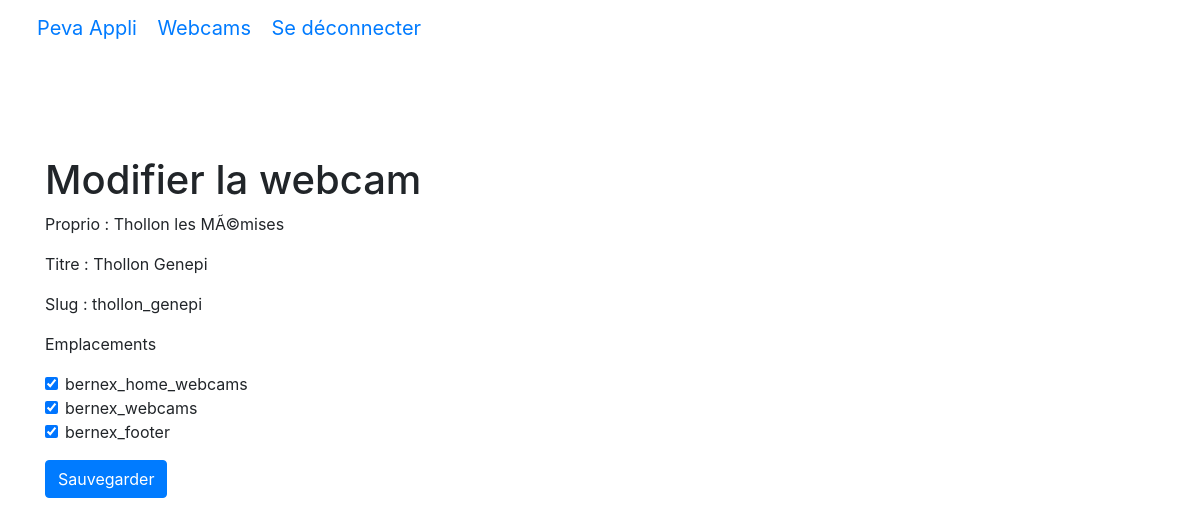
The page /user.php?p=webcam.check&id=32 (signed in) on the database its author committed.
### tables this page shows
CREATE TABLE IF NOT EXISTS `webcam` (
  `webcam_id` int(11) NOT NULL AUTO_INCREMENT,
  `webcam_name` varchar(40) DEFAULT NULL,
  `webcam_slug` varchar(80) DEFAULT NULL,
  `webcam_owner` varchar(80) DEFAULT NULL,
  PRIMARY KEY (`webcam_id`),
  KEY `webcam_owner` (`webcam_owner`)
);

CREATE TABLE IF NOT EXISTS `user` (
  `user_id` int(11) NOT NULL AUTO_INCREMENT,
  `user_login` varchar(40) DEFAULT NULL,
  `user_pass` varchar(40) DEFAULT NULL,
  `user_privilege` int(11) DEFAULT NULL,
  `user_slug` varchar(40) DEFAULT NULL,
  `user_name` varchar(40) DEFAULT NULL,
  PRIMARY KEY (`user_id`)
);

### app/App.php (called while the page is built, shortened)
<?php
class App{
	private $db_instance;
	private static $_instance;
	public static function getInstance(){
		if(is_null(self::$_instance)){
			self::$_instance=new App();
		}
		return self::$_instance;
	}
	public static function load(){
		require ROOT.'/app/Autoloader.php';
		require ROOT.'/core/Autoloader.php';
	}
	public function getTable($name){
		return new $class_name($this->getDb());
	}
	public function getDb(){
		$config = Config::getInstance(ROOT.'/config/config.php');
		if (is_null($this->db_instance)) {
			$this->db_instance = new MysqlDatabase($config->get('db_name'), $config->get('db_user'), $config->get('db_pass'), $config->get('db_host'));
		}
		return $this->db_instance;
	}
}

### app/Autoloader.php (called while the page is built, shortened)
<?php
class Autoloader{
    static function autoload($class){
        if (strpos($class, __NAMESPACE__ . '\\') === 0){
            $class = str_replace(__NAMESPACE__ . '\\', '', $class);
            $class = str_replace('\\', '/', $class);
        }
    }
}

### core/Autoloader.php (called while the page is built, shortened)
<?php
class Autoloader{
    static function autoload($class){
        if (strpos($class, __NAMESPACE__ . '\\') === 0){
            $class = str_replace(__NAMESPACE__ . '\\', '', $class);
            $class = str_replace('\\', '/', $class);
        }
    }
}

### core/Config.php (called while the page is built, shortened)
<?php
class Config{
	private $settings=[];
	private static $_instance;
	public static function getInstance($file){
		if(is_null(self::$_instance)){
			self::$_instance = new Config($file);
		}
		return self::$_instance;
	}
	public function __construct($file){
		$this->settings = require($file);
	}
	public function get($key){
		return $this->settings[$key];
	}
}

### config/config.php (called while the page is built)
<?php
return array(
	"db_name" => "peva_admin",
	"db_user" => "root",
	"db_pass" => "",
	"db_host" => "localhost"
);

### core/Table/Table.php (called while the page is built, shortened)
<?php
class Table{
	protected $db;
	public function __construct(Database $db){
		$this->db=$db;
	}
	public function query($statement, $attributes=null, $one =false){
		if($attributes){
			return $this->db->prepare(
				$statement,
				$attributes,
				str_replace('Table','Entity',get_class($this)),
				$one
			);
		} else{
			return $this->db->query(
				$statement,
				str_replace('Table','Entity',get_class($this)),
				$one
			);
		}
	}
}

### core/Database/MysqlDatabase.php (called while the page is built, shortened)
<?php
class MysqlDatabase extends Database{
	private $pdo;
	private function getPDO(){
		if($this->pdo === null){
			$pdo = new PDO('mysql:host=localhost;dbname=peva_admin','root','');
			$pdo->setAttribute(PDO::ATTR_ERRMODE, PDO::ERRMODE_EXCEPTION);
			$this->pdo=$pdo;
		}
		return $this->pdo;
	}
	public function prepare($statement, $attributes, $class_name=null, $one = false){
		$req = $this->getPDO()->prepare($statement);
		$res = $req->execute($attributes);
		if ($class_name===null) {
			$req->setFetchMode(PDO::FETCH_OBJ);
		}
		else{
			$req->setFetchMode(PDO::FETCH_CLASS,$class_name);
		}
		if($one){
			$datas = $req->fetch();
		}
		else{
			$datas = $req->fetchAll();
		}
		return $datas;
	}
}

### app/Table/WebcamTable.php (called while the page is built, shortened)
<?php
class WebcamTable extends Table{
	public function find($id){
		return $this->query("
			SELECT * FROM webcam
			LEFT JOIN user
			ON webcam_owner = user_id
			WHERE webcam_id = ?",[$id],true);
	}
}

### app/Table/EmplacementTable.php (called while the page is built, shortened)
<?php
class EmplacementTable extends Table{
	public function extractByTypeAndUser($key, $value, $type, $user){
		$records = $this->query('SELECT * FROM emplacement WHERE emplacement_type = ? AND emplacement_owner = ? ORDER BY emplacement_name',[$type, $user]);
		$return = [];
		foreach ($records as $v) {
			$return[$v->$key] = $v->$value;
		}
		return $return;
	}
}

### app/Table/EmplacementwebcamTable.php (called while the page is built, shortened)
<?php
class EmplacementwebcamTable extends Table{
	public function extractEmplacementWebcam($value, $id){
		$records = $this->query('SELECT * FROM emplacementwebcam WHERE w_id = ?',[$id]);
		$return = [];
		$i = 1;
		foreach ($records as $v) {
			$return[$i] = $v->$value;
			$i++;
		}
		return $return;
	}
}

### pages/users/webcams/check.php (the view, shortened to what this page needs)
<?php
$webcamTable = App::getInstance()->getTable('Webcam');
$webcam = $webcamTable->find($_GET['id']);
$emplacements = App::getInstance()->getTable('emplacement')->extractByTypeAndUser('emplacement_id','emplacement_slug','Webcam',$_SESSION['user_id']);
$emplacementOfTheWebcam = App::getInstance()->getTable('Emplacementwebcam')->extractEmplacementWebcam('e_id',$_GET['id']);
$form = new \Core\HTML\BootstrapForm($webcam);
		?>
<h1>Modifier la webcam</h1>
<form method="post">
	<p>Proprio : <?= $webcam->user_name; ?></p>
	<p>Titre : <?= $webcam->webcam_name; ?></p>
	<p>Slug : <?= $webcam->webcam_slug; ?></p>
	<?= $form->checkbox('Emplacements',$emplacements, $emplacementOfTheWebcam); ?>
	<button class="btn btn-primary">Sauvegarder</button>
</form>

### rows shown on the page
webcam: user.user_name "Thollon les MÃ©mises", webcam_name "Thollon Genepi", webcam_slug "thollon_genepi"

### other values the page prints
$label "Emplacements"
$value "bernex_home_webcams"
$value "bernex_webcams"
$value "bernex_footer"
